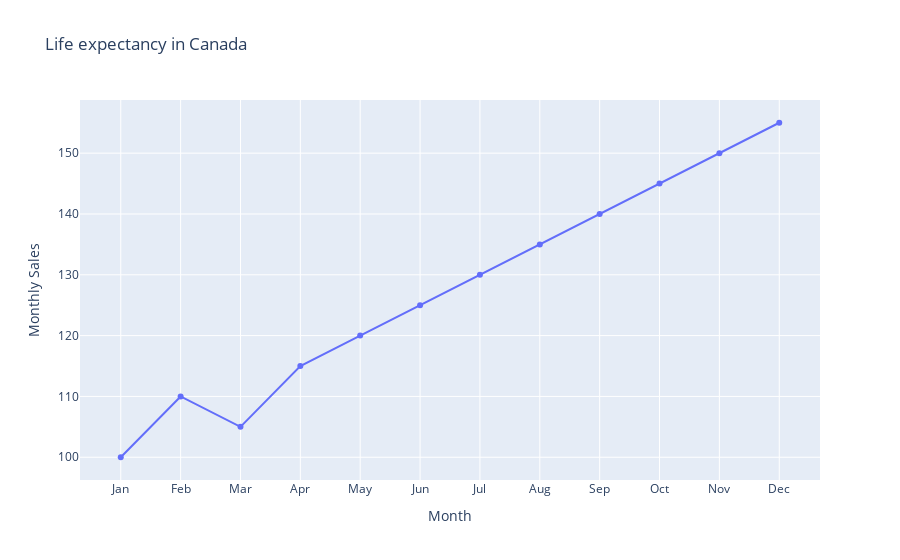

Write notebook code for a chart like this one.
### Code cell
data = {
    'Month': ['Jan', 'Feb', 'Mar', 'Apr', 'May', 'Jun', 'Jul', 'Aug', 'Sep', 'Oct', 'Nov', 'Dec'],
    'Monthly Sales': [100, 110, 105, 115, 120, 125, 130, 135, 140, 145, 150, 155]
}

# create a pandas dataframe from the dictionary
df = pd.DataFrame(data)


fig = px.line(df, x="Month", y="Monthly Sales", title='Life expectancy in Canada', markers= 'o')
fig.write_html("output/line_graph_2.html")
fig.show()

### Figure 1 — Plotly figure (JSON) as saved in the notebook; plotly's stock layout.template omitted (floating-point values rounded to 4 significant figures)
{"data": [{"hovertemplate": "Month=%{x}<br>Monthly Sales=%{y}<extra></extra>", "legendgroup": "", "line": {"color": "#636efa", "dash": "solid"}, "marker": {"symbol": "circle"}, "mode": "markers+lines", "name": "", "orientation": "v", "showlegend": false, "type": "scatter", "x": ["Jan", "Feb", "Mar", "Apr", "May", "Jun", "Jul", "Aug", "Sep", "Oct", "Nov", "Dec"], "xaxis": "x", "y": [100, 110, 105, 115, 120, 125, 130, 135, 140, 145, 150, 155], "yaxis": "y"}], "layout": {"legend": {"tracegroupgap": 0}, "title": {"text": "Life expectancy in Canada"}, "xaxis": {"anchor": "y", "domain": [0, 1], "title": {"text": "Month"}}, "yaxis": {"anchor": "x", "domain": [0, 1], "title": {"text": "Monthly Sales"}}}}
